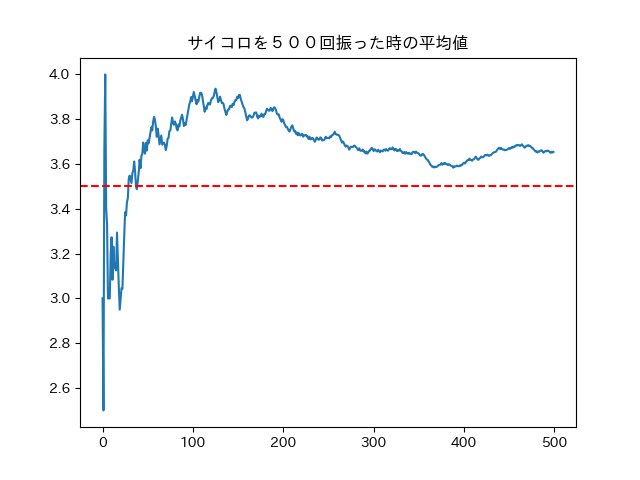

Here is the Python script that generated this plot:
import math

import numpy as np 
import pandas as pd 
from matplotlib import pylab as plt

import japanize_matplotlib

#平均値
means=list()
#サイコロを振る
numbers=np.array(list())

for n in np.random.choice(range(1,7),size=500):
    numbers=np.append(numbers,n)
    means.append(numbers.mean())

plt.title('サイコロを５００回振った時の平均値')
plt.plot(means)
plt.axhline(y=3.5,color='r',linestyle='--')
plt.show()
